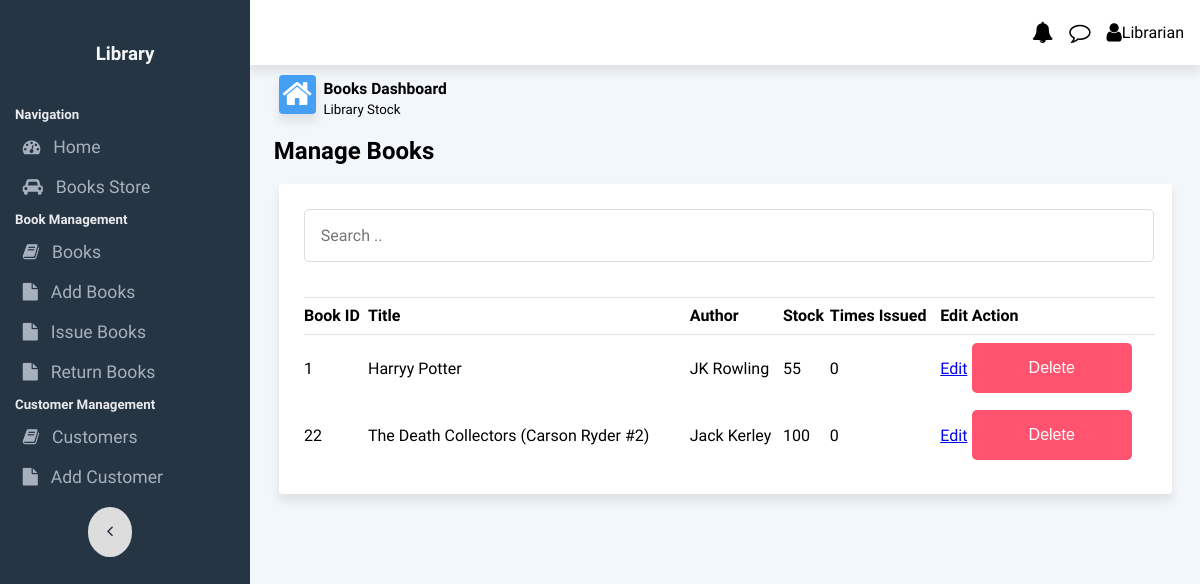
Before: /books with the older database file.
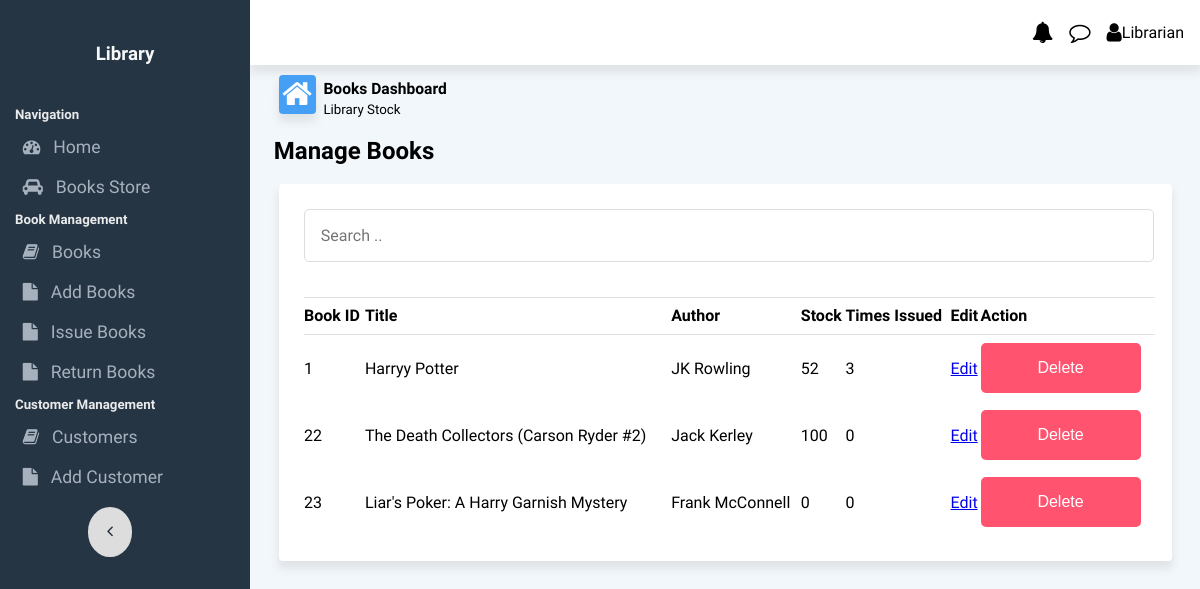
After: the same page with the newer database file.
### app.py (models this page shows)
class Books(db.Model):
    __tablename__ = 'books'
    book_id = db.Column(db.Integer, primary_key=True, autoincrement=True)
    title = db.Column(db.String(255), nullable=False)
    authors = db.Column(db.String(255), nullable=False)
    stockQty = db.Column(db.Integer, nullable=False, default=0)
    timesIssued = db.Column(db.Integer, nullable=False, default=0)
    def __repr__(self):
        return 'Book'+str(self.book_id)

### app.py (the view)
@app.route('/books')
def books():
    all_books=Books.query.all()
    print(all_books)
    return render_template('books.html', all_books=all_books)

### templates/books.html (shortened to what this page needs)
{% extends 'base.html' %}
{% block body %}
<div class="content-area">
    <div class="flexContainer" id="dashboardLineContainer">
        <div class="flex-40 dashboardLine">
            <i class="fa fa-home fa-2x" style="float: left;" id="homeIcon"></i>
            <div style="margin-bottom: 0;margin-top: 0;">
                <h3 style="margin-bottom: 0;margin-top: 2px;"><small>Books Dashboard</small> </h3>
                <p style="margin-bottom: 0;margin-top: 0;"><small>Library Stock</small> </p>
            </div>
        </div>
    </div>
</div>
<h2 style="margin: 1% 2.5% 1% 2.5%;">Manage Books</h2>
<div class="cardRow2 tablecard">
    <div style="display: flex;flex-wrap: wrap;" class="table_inside_row">
        <div style="flex:0 0 60%;flex-grow: 3;">
            <input type="text" id="search_box" placeholder="Search .." style="margin: 1%;width: 95%;">
        </div>
    </div>
    <table class="attendance_form_table">
        <thead>
            <tr style="text-align: left;">
                <th>Book ID</th>
                <th>Title</th>
                <th>Author</th>
                <th>Stock</th>
                <th>Times Issued</th>
                <th>Edit</th>
                <th>Action</th>
            </tr>
        </thead>
        <tbody id="attendance_form_table_data">
            {%for book in all_books %}
            <tr>
                <td>{{book.book_id}}</td>
                <td>{{book.title}}</td>
                <td>{{book.authors}}</td>
                <td>{{book.stockQty}}</td>
                <td>{{book.timesIssued}}</td>
                <td><a href="/books/edit/{{book.book_id}}">Edit</a></td>
                <td><a href="books/delete/{{book.book_id}}"><button class="dropbtn btn-danger">Delete</button></a></td>
            </tr>
            {%endfor%}
        </tbody>
    </table>
</div>
{% endblock %}

### templates/base.html (shortened to what this page needs)
<!DOCTYPE html>
<html lang="en">
<head>
    <link rel="stylesheet" href="{{ url_for('static',filename='css/style.css') }}">
    <link rel="stylesheet" href="https://stackpath.bootstrapcdn.com/font-awesome/4.7.0/css/font-awesome.min.css"
>
</head>
<body>
    <div id="mySidenav" class="sidenav">
        <h3 class="logo">Library</h3>
        <h5>Navigation</h5>
        <a href="/"><button class=""><i class="fa fa-tachometer"></i>Home</button></a>
        <a href="/books_store"><button class=""><i class="fa fa-car"></i>Books Store</button></a>
        <h5>Book Management</h5>
        <a href="{{ url_for('books') }}"><button class=""><i class="fa fa-book"></i>Books</button></a>
        <a href="{{ url_for('add_books') }}"><button class=""><i class="fa fa-file"></i>Add Books</button></a>
        <a href="{{ url_for('issue_book') }}"><button class=""><i class="fa fa-file"></i>Issue Books</button></a>
        <a href="{{ url_for('return_issue') }}"><button class=""><i class="fa fa-file"></i>Return Books</button></a>
        <h5>Customer Management</h5>
        <a href="{{ url_for('customers') }}"><button class=""><i class="fa fa-book"></i>Customers</button></a>
        <a href="{{ url_for('add_customer') }}"><button class=""><i class="fa fa-file"></i>Add Customer</button></a>
        <div>
            <a href="javascipt:void(0)" class="closebtn">
                <i class="fa fa-angle-left" onclick="toggleF()"></i>
            </a>
        </div>
    </div>
    <div class="flexArea" id="flexArea">
        <div class="navbar">
            <ul id="usernav">
                <li><i class="fa fa-bell fa-lg"></i></li>
                <li><i class="fa fa-comment-o fa-lg"></i></li>
                <li><i class="fa fa-user fa-lg"></i>Librarian</li>
            </ul>
        </div>
        {% block body %}
        {% endblock %}
    </div>
</body>
</html>

### static/css/style.css (style rules this page uses)
* { -webkit-tap-highlight-color: transparent; }
html { height: 100%; }
body { background-color: #f2f7fb; margin: 0; height: 100%; font-family: "Quicksand", sans-serif; -webkit-touch-callout: none; -webkit-user-select: none; -khtml-user-select: none; -moz-user-select: none; -ms-user-select: none; user-select: none; }
.flexArea { height: 100%; overflow-x: hidden; transition: margin-left 0.5s; margin-left: 250px; }
button { outline: none; }
.sidenav { background-color: #263544; color: #a7b1be; height: 100%; width: 250px; position: absolute; z-index: 1; top: 0; left: 0; overflow-x: hidden; transition: 0.5s; font-size: 1rem; }
.sidenav .logo { color: #f6f7f8; text-align: center; padding: 15%; }
.sidenav button { width: 100%; padding: 10px; border: 0; text-align: left; background-color: #263544; color: #a7b1be; outline: none; font-family: "Quicksand", sans-serif; cursor: pointer; }
.sidenav a { text-decoration: none; display: block; transition: 0.4s; font-family: "Quicksand", sans-serif; }
.sidenav h5 { color: #e9eaeb; margin-left: 15px; margin-bottom: 5px; }
.sidenav button { font-size: 1.1rem; }
.sidenav i { font-size: 1.1rem; padding: 0 0.8rem; }
.navbar { background-color: #fff; height: 65px; box-shadow: 0px 7px 9px 1px rgba(224, 228, 231, 1); display: flex; justify-content: space-between; align-items: center; padding: 0rem 1rem; }
.navbar ul { display: flex; justify-content: flex-end; list-style: none; }
.navbar li { padding-left: 1rem; text-align: center; }
.closebtn { float: right; padding-right: 15px; padding-top: 10px; color: white; }
.closebtn { width: 100%; list-style: none; display: flex; justify-content: center; align-items: center; text-align: center; }
.closebtn i { background-color: #ddd; padding: 1rem 1.2rem; border-radius: 50%; color: #1d2531; }
.flexContainer { width: 100%; display: flex; flex-wrap: wrap; justify-content: center; align-content: center; }
#dashboardLineContainer { justify-content: flex-start; margin-left: 2%; }
.verticalFlexItem h1, h2, h3, h4, h5, h6 { margin: 2%; }
.flex-40 { flex: 0 0 40%; margin: 1%; }
#homeIcon { background-color: #449ff5; color: white; box-shadow: 0px 7px 9px 1px rgba(224, 228, 231, 1); border-radius: 0.25rem; margin-right: 2%; padding: 1%; }
.dashboardLine { margin: 1%; align-content: center; justify-content: left; justify-self: flex-start; }
.cardRow2 { grid-area: header; justify-content: space-between; align-items: center; margin-left: 3%; margin-right: 3%; margin-top: 2%; }
.cardRow2.tablecard { background-color: #ffff; box-shadow: 0px 7px 9px 1px rgba(224, 228, 231, 1); padding: 0.5rem; border-radius: 0.25rem; grid-area: header; justify-content: space-between; align-items: center; }
.cardRow2 { grid-area: main; padding-left: 3%; }
#attendanceTable th, td { text-align: left; padding: 8px; text-align: center; }
#attendanceTable2 th, td { text-align: left; padding: 8px; text-align: center; }
.attendance_form_table { border-top: 1px solid #dee2e6; margin: 2%; width: 97%; border-collapse: collapse; }
.attendance_form_table th, td { border-bottom: 1px solid #dee2e6; padding: 1% 0; }
.dropbtn { background-color: #4099ff; color: white; padding: 16px; font-size: 16px; border: none; cursor: pointer; border-radius: 5px; min-width: 160px; }
#search_box { width: 100%; font-family: "Quicksand", sans-serif; font-weight: 500; font-size: 16px; padding: 16px; border: 1px solid #ddd; background-color: rgba(0, 0, 0, 0); outline: none; border-radius: 5px; }
.btn-danger { background-color: #ff5370 !important; border-color: #ff5370 !important; }
.table_inside_row { display: flex; vertical-align: middle; }
.table_inside_row > div { margin: 1%; }
#addTeacherTable th, td { text-align: left; padding: 1% 0; border: none; }

Changed rows visible on the page:
changed Books "Harryy Potter": stockQty "55" → "52"; timesIssued "0" → "3"
added Books: book_id "23", title "Liar's Poker: A Harry Garnish Mystery", authors "Frank McConnell", stockQty "0", timesIssued "0"
